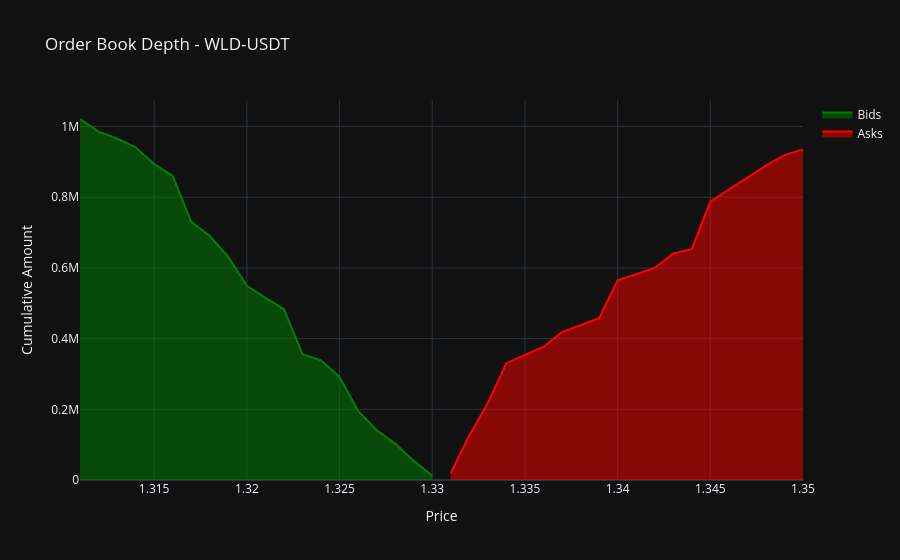

This figure's notebook cell:
### Code cell
async def get_orderbook_data():
    connector = None
    try:
        # Get Binance order book through connector
        connector = clob.get_connector("okx_perpetual")
        orderbook = await connector._orderbook_ds._order_book_snapshot(trading_pair)
        
        # Create lists to store the data
        data = []
        
        # Add bids
        for price, amount, _ in orderbook.bids[:20]:  # Note: using all 3 values
            data.append({
                'price': float(price),
                'amount': float(amount),
                'side': 'bid'
            })
            
        # Add asks
        for price, amount, _ in orderbook.asks[:20]:  # Note: using all 3 values
            data.append({
                'price': float(price),
                'amount': float(amount),
                'side': 'ask'
            })
        
        # Create DataFrame from the list of dictionaries
        orderbook_df = pd.DataFrame(data)
        
        # Calculate cumulative amounts
        orderbook_df['cumulative_amount'] = orderbook_df.groupby('side')['amount'].cumsum()
        
        return orderbook_df
        
    except Exception as e:
        print(f"Error fetching order book data: {str(e)}")
        return None
    finally:
        # Properly close the connector and session
        if connector and hasattr(connector, '_session') and not connector._session.closed:
            await connector._session.close()
        if hasattr(clob, '_session') and not clob._session.closed:
            await clob._session.close()

# Get and display the order book data
orderbook_df = await get_orderbook_data()

if orderbook_df is not None:
    print("\nOrder Book Data:")
    print(orderbook_df)
    
    # You can also create a more detailed view of market depth
    print("\nMarket Depth Analysis:")
    print("\nBids Summary:")
    bids = orderbook_df[orderbook_df['side'] == 'bid'].head()
    print(bids)
    
    print("\nAsks Summary:")
    asks = orderbook_df[orderbook_df['side'] == 'ask'].head()
    print(asks)
    
    # Calculate and print some market metrics
    best_bid = bids['price'].iloc[0]
    best_ask = asks['price'].iloc[0]
    spread = best_ask - best_bid
    spread_pct = (spread / best_bid) * 100
    
    print(f"\nMarket Metrics:")
    print(f"Best Bid: {best_bid:.8f}")
    print(f"Best Ask: {best_ask:.8f}")
    print(f"Spread: {spread:.8f} ({spread_pct:.4f}%)")
    
    # Create a visualization of the order book
    fig = go.Figure()
    
    # Add bids
    bids = orderbook_df[orderbook_df['side'] == 'bid'].sort_values('price', ascending=True)
    asks = orderbook_df[orderbook_df['side'] == 'ask'].sort_values('price', ascending=True)
    
    fig.add_trace(go.Scatter(
        x=bids['price'],
        y=bids['cumulative_amount'],
        name='Bids',
        line=dict(color='green'),
        fill='tozeroy'
    ))
    
    # Add asks
    fig.add_trace(go.Scatter(
        x=asks['price'],
        y=asks['cumulative_amount'],
        name='Asks',
        line=dict(color='red'),
        fill='tozeroy'
    ))
    
    fig.update_layout(
        title=f'Order Book Depth - {trading_pair}',
        xaxis_title='Price',
        yaxis_title='Cumulative Amount',
        showlegend=True,
        template='plotly_dark'  # Using dark theme to match your other plots
    )
    
    fig.show()

### Figure 1 — Plotly figure (JSON) as saved in the notebook; plotly's stock layout.template omitted (floating-point values rounded to 4 significant figures)
{"data": [{"fill": "tozeroy", "line": {"color": "green"}, "name": "Bids", "type": "scatter", "x": [1.311, 1.312, 1.313, 1.314, 1.315, 1.316, 1.317, 1.318, 1.319, 1.32, 1.321, 1.322, 1.323, 1.324, 1.325, 1.326, 1.327, 1.328, 1.329, 1.33], "y": [1021000.0, 985700.0, 966100.0, 941100.0, 893700.0, 860600.0, 730500.0, 690300.0, 631400.0, 549500.0, 515300.0, 483000.0, 355800.0, 338500.0, 291700.0, 195600.0, 140600.0, 103000.0, 54050.0, 11780.0]}, {"fill": "tozeroy", "line": {"color": "red"}, "name": "Asks", "type": "scatter", "x": [1.331, 1.332, 1.333, 1.334, 1.335, 1.336, 1.337, 1.338, 1.339, 1.34, 1.341, 1.342, 1.343, 1.344, 1.345, 1.346, 1.347, 1.348, 1.349, 1.35], "y": [19040.0, 125800.0, 217800.0, 330600.0, 353800.0, 376400.0, 418500.0, 439200.0, 458000.0, 564900.0, 582300.0, 600000.0, 641300.0, 653100.0, 787700.0, 822200.0, 856100.0, 889400.0, 919200.0, 935200.0]}], "layout": {"showlegend": true, "title": {"text": "Order Book Depth - WLD-USDT"}, "xaxis": {"title": {"text": "Price"}}, "yaxis": {"title": {"text": "Cumulative Amount"}}}}
